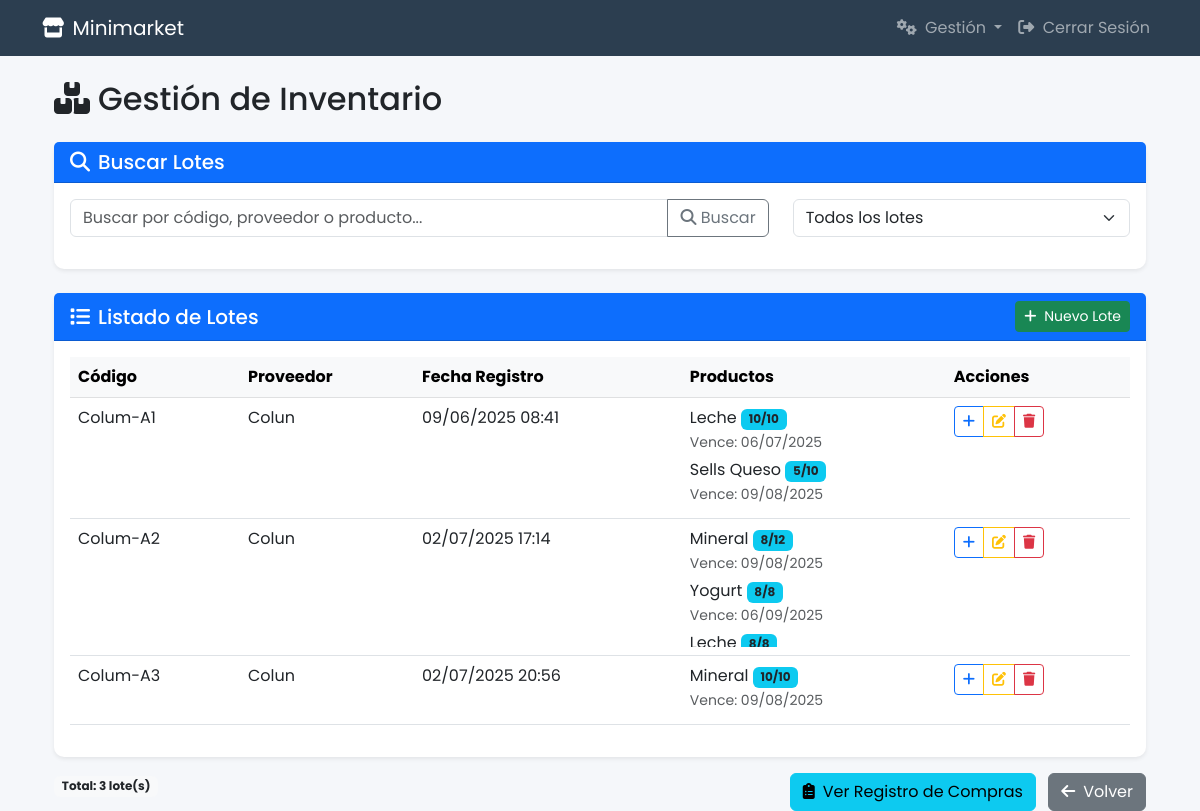
Before: /gestionar-inventario/ (signed in) with the older database file.
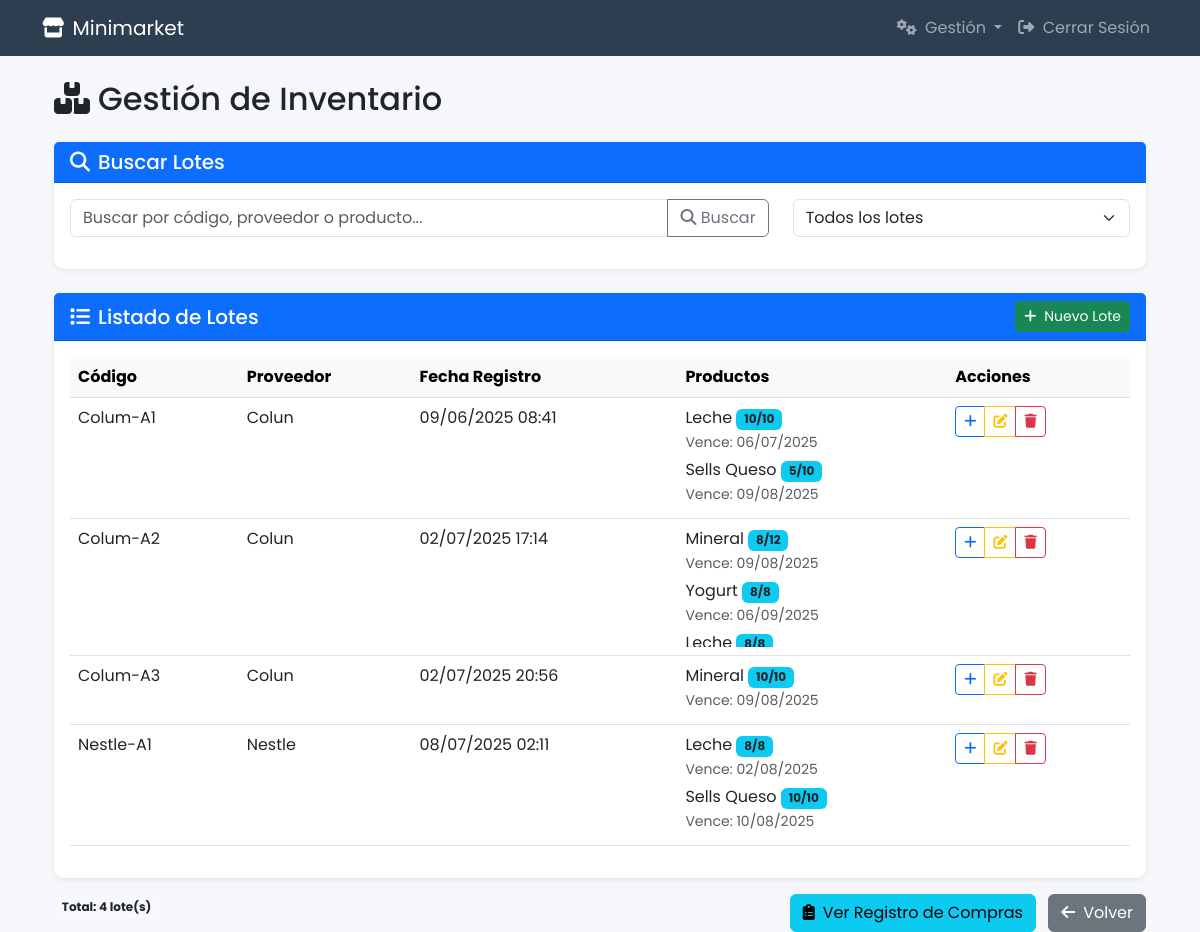
After: the same page with the newer database file.
### Tienda/models.py (models this page shows, shortened)
class Lote(models.Model):
    code_lote = models.CharField(max_length=50, unique=True)  # Asegurar códigos únicos
    proveedor = models.ForeignKey(Proveedor, on_delete=models.CASCADE, related_name='lotes')
    productos = models.ManyToManyField('Producto', through='LoteProducto')
    fecha_registro = models.DateTimeField(auto_now_add=True)  # Mejor usar DateTimeField
    class Meta:
        ordering = ['-fecha_registro']
        verbose_name = 'Lote'
        verbose_name_plural = 'Lotes'

class Proveedor(models.Model):
    nombre_proveedor = models.CharField(max_length=100, unique=True)
    rut = models.PositiveIntegerField(unique=True)
    verify_digit = models.CharField(max_length=1, choices=[(str(i), str(i)) for i in range(10)] + [('K', 'K'), ('k', 'k')])
    direccion = models.CharField(max_length=200)
    telefono = models.PositiveIntegerField()

class LoteProducto(models.Model):
    lote = models.ForeignKey(Lote, on_delete=models.CASCADE, related_name='productos_relacionados')
    producto = models.ForeignKey(Producto, on_delete=models.CASCADE, related_name='lotes_asociados')
    fecha_vencimiento = models.DateField(null=True, blank=True)
    cantidad_inicial = models.PositiveIntegerField(default=1)
    cantidad_disponible = models.PositiveIntegerField(default=1)
    class Meta:
        unique_together = ('lote', 'producto')  # Evitar duplicados
        verbose_name = 'Relación Lote-Producto'
        verbose_name_plural = 'Relaciones Lote-Producto'

class Producto(models.Model):
    nombre = models.CharField(max_length=100, unique=True)
    codigo_barras = models.PositiveIntegerField(default=0, unique=True)
    stock = models.PositiveIntegerField(default=0)
    precio = models.PositiveIntegerField(default=0)
    costo = models.PositiveIntegerField(default=0)
    minimal_stock = models.PositiveIntegerField(default=0)
    categoria = models.ForeignKey(Categoria, on_delete=models.SET_NULL, null=True, blank=True, related_name='productos')

### Tienda/views/inventory_views.py (the view, shortened to what this page needs)
# urls.py: path('gestionar-inventario/', inventory_views.gestionar_inventario, name='gestionar_inventario'),
@login_required
@user_passes_test(lambda u: u.is_superuser, login_url='home')
def gestionar_inventario(request):
    if not request.session.get('inventory_access_granted', False):
        messages.warning(request, 'Debes verificar tu contraseña para acceder a la gestión de inventario.')
        return redirect('home')
    lotes = Lote.objects.all().order_by('fecha_registro')
    proveedores = Proveedor.objects.all()
    productos = Producto.objects.all()
    lotes = Lote.objects.all().order_by('fecha_registro')
    context = {
        'lotes': lotes,
        'proveedores': proveedores,
        'productos_disponibles': productos,
        'now': timezone.now().date()
    }
    return render(request, 'Tienda/gestionar_inventario.html', context)

### Tienda/templates/Tienda/gestionar_inventario.html (shortened to what the changed rows need)
{% extends 'Tienda/base_layout.html' %}
{% load static %}
{% block content %}
<div class="container mt-4">
    <h2 class="mb-4"><i class="fas fa-boxes me-2"></i>Gestión de Inventario</h2>
    <div class="card border-0 shadow-sm">
        <div class="card-body">
            <div class="table-responsive">
                <table class="table table-hover" id="tabla-lotes">
                    <thead class="table-light">
                        <tr>
                            <th>Código</th>
                            <th>Proveedor</th>
                            <th>Fecha Registro</th>
                            <th>Productos</th>
                            <th>Acciones</th>
                        </tr>
                    </thead>
                    <tbody>
                        {% for lote in lotes %}
                        <tr data-id="{{ lote.id }}" data-codigo="{{ lote.code_lote|lower }}"
                            data-proveedor="{{ lote.proveedor.nombre_proveedor|lower }}"
                            data-proveedor-id="{{ lote.proveedor.id }}"
                            data-fecha="{{ lote.fecha_registro|date:'Y-m-d' }}">
                            <td>{{ lote.code_lote }}</td>
                            <td>{{ lote.proveedor.nombre_proveedor }}</td>
                            <td>{{ lote.fecha_registro|date:"d/m/Y H:i" }}</td>
                            <td>
                                {% if lote.productos_relacionados.exists %}
                                <div style="max-height: 120px; overflow-y: auto;">
                                    {% for lp in lote.productos_relacionados.all %}
                                    <div class="mb-1">
                                        {{ lp.producto.nombre }}
                                        <span class="badge bg-info text-dark">{{ lp.cantidad_disponible }}/{{ lp.cantidad_inicial }}</span>
                                        {% if lp.fecha_vencimiento %}
                                        <br>
                                        <small class="text-muted {% if lp.fecha_vencimiento < now %}text-danger{% endif %}">
                                            Vence: {{ lp.fecha_vencimiento|date:"d/m/Y" }}
                                        </small>
                                        {% endif %}
                                    </div>
                                    {% endfor %}
                                </div>
                                {% else %}
                                <span class="text-muted">Sin productos</span>
                                {% endif %}
                            </td>
                            <td>
                                <div class="btn-group btn-group-sm" role="group">
                                    <button class="btn btn-outline-primary btn-asignar"
                                            data-bs-toggle="modal"
                                            data-bs-target="#asignarProductosModal"
                                            data-lote-id="{{ lote.id }}"
                                            data-lote-code="{{ lote.code_lote }}">
                                        <i class="fas fa-plus"></i>
                                    </button>
                                    <button class="btn btn-outline-warning btn-editar"
                                            data-bs-toggle="modal"
                                            data-bs-target="#editarLoteModal"
                                            data-lote-id="{{ lote.id }}">
                                        <i class="fas fa-edit"></i>
                                    </button>
                                    <button class="btn btn-outline-danger btn-eliminar"
                                            data-bs-toggle="modal"
                                            data-bs-target="#confirmarEliminarModal"
                                            data-lote-id="{{ lote.id }}"
                                            data-lote-code="{{ lote.code_lote }}">
                                        <i class="fas fa-trash"></i>
                                    </button>
                                </div>
                            </td>
                        </tr>
                        {% empty %}
                        <tr id="no-resultados">
                            <td colspan="5" class="text-center py-4">No hay lotes registrados</td>
                        </tr>
                        {% endfor %}
                    </tbody>
                </table>
            </div>
        </div>
    </div>
    <div class="d-flex justify-content-between mt-3">
        <div>
            <span class="badge bg-light text-dark">Total: {{ lotes.count }} lote(s)</span>
        </div>
    </div>
</div>
{% endblock %}

Changed rows visible on the page:
added Lote: code_lote "Nestle-A1", proveedor.nombre_proveedor "Nestle", fecha_registro "08/07/2025 02:11"
added LoteProducto: producto.nombre "Leche", cantidad_disponible "8", cantidad_inicial "8", fecha_vencimiento "02/08/2025", shown under "Nestle-A1"
added LoteProducto: producto.nombre "Sells Queso", cantidad_disponible "10", cantidad_inicial "10", fecha_vencimiento "10/08/2025", shown under "Nestle-A1"
Other visible differences:
{{ lotes.count }}: "3" → "4"
